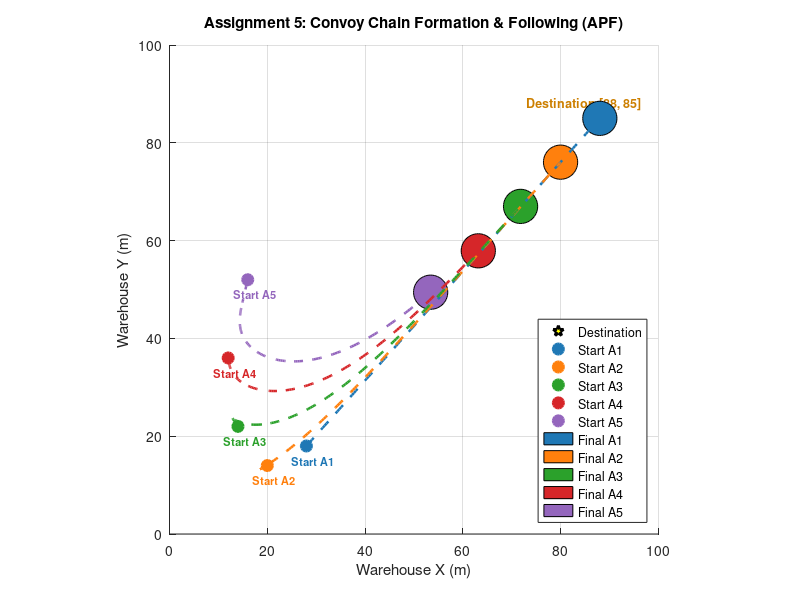

Here is the MATLAB script that generated this plot:
function assignment5_five_agent_chain
    % CS359: Artificial Intelligence for Robotics - Lab Assignment 11
    % Assignment 5: Five-Agent Chain Formation and Following
    % Real-world application: Convoy-based goods transportation
    %
    % Problem Statement: Design an APF-based multi-agent simulation in which
    % five agents form and maintain a leader–follower chain while moving toward
    % a common destination.

    clear M; close all;
    maxSimTime = 1200;
    radius = 3.5;
    d_chain = 12.0;
    d_safe = 8.0;

    figure('Name', 'Assignment 5: Five-Agent Chain Formation & Following', 'NumberTitle', 'off');
    axis([0 100 0 100]);
    axis equal;
    grid on;
    hold on;
    xlabel('Warehouse X (m)');
    ylabel('Warehouse Y (m)');
    title('Assignment 5: Convoy Chain Formation & Following (APF)');

    % Destination
    destination = [88.0, 85.0];

    % Staggered initial staging positions
    starts = [
        28.0, 18.0;  % A1 (Leader)
        20.0, 14.0;  % A2
        14.0, 22.0;  % A3
        12.0, 36.0;  % A4
        16.0, 52.0   % A5
    ];

    k_leader_att = 1.0;
    k_follow_att = 1.2;
    k_follow_rep = 80.0;
    k_avoid = 120.0;
    v_max_leader = 1.4;
    v_max_follower = 1.7;
    dt = 0.4;

    colors = [
        0.12, 0.47, 0.71;  % Blue (Leader)
        1.00, 0.50, 0.05;  % Orange
        0.17, 0.63, 0.17;  % Green
        0.84, 0.15, 0.16;  % Red
        0.58, 0.40, 0.74   % Purple
    ];

    % Draw Destination
    plot(destination(1), destination(2), 'kp', 'MarkerSize', 16, 'LineWidth', 2, 'MarkerFaceColor', 'y');
    text(destination(1)-15, destination(2)+3, 'Destination [88, 85]', 'FontSize', 9, 'FontWeight', 'bold', 'Color', [0.8 0.5 0]);

    % Draw Starts
    for i = 1:5
        plot(starts(i, 1), starts(i, 2), 'o', 'Color', colors(i, :), 'MarkerSize', 8, 'LineWidth', 1.5, 'MarkerFaceColor', colors(i, :));
        text(starts(i, 1)-3, starts(i, 2)-3, ['Start A' num2str(i)], 'FontSize', 8, 'FontWeight', 'bold', 'Color', colors(i, :));
    end

    positions = starts;
    trajectories = cell(5, 1);
    for i = 1:5
        trajectories{i} = positions(i, :);
    end

    for t = 1:maxSimTime
        new_positions = positions;

        % 1. Leader update
        diff_dest = destination - positions(1, :);
        dist_dest = norm(diff_dest);
        if dist_dest > 1.0
            if dist_dest > 12.0
                f_dest = k_leader_att * 12.0 * (diff_dest / dist_dest);
            else
                f_dest = k_leader_att * diff_dest;
            end
            fn_lead = norm(f_dest);
            speed_lead = min(v_max_leader, fn_lead);
            vel_lead = speed_lead * (f_dest / fn_lead);
            new_positions(1, :) = positions(1, :) + vel_lead * dt;
        else
            new_positions(1, :) = destination;
        end

        % 2. Followers update (A2 to A5)
        for k = 2:5
            pos_k = positions(k, :);
            pos_pred = positions(k-1, :);

            % Vector to predecessor
            diff_pred = pos_pred - pos_k;
            dist_pred = norm(diff_pred);
            if dist_pred < 1e-4
                diff_pred = [0.1, 0];
                dist_pred = 0.1;
            end
            u_pred = diff_pred / dist_pred;

            % Harmonic APF around target gap d_chain
            f_chain = k_follow_att * (dist_pred - d_chain) * u_pred;

            % Critical collision buffer
            clearance = dist_pred - 2 * radius;
            if clearance < (d_safe - 2 * radius)
                eff_clear = max(0.3, clearance);
                rep_mag = k_follow_rep * (1.0/eff_clear - 1.0/(d_safe - 2*radius)) * (1.0 / (eff_clear^2));
                f_chain = f_chain - rep_mag * u_pred;
            end

            % Avoid other non-adjacent convoy members
            f_avoid = [0, 0];
            for j = 1:5
                if j == k || j == k - 1, continue; end
                diff_j = pos_k - positions(j, :);
                d_j = norm(diff_j);
                clear_j = d_j - 2 * radius;
                if clear_j < (d_safe - 2 * radius) && d_j > 1e-4
                    eff_c = max(0.3, clear_j);
                    u_j = diff_j / d_j;
                    rep = k_avoid * (1.0/eff_c - 1.0/(d_safe - 2*radius)) * (1.0 / (eff_c^2));
                    f_avoid = f_avoid + rep * u_j;
                end
            end

            f_total = f_chain + f_avoid;
            fn_k = norm(f_total);
            if fn_k > 1e-6
                speed_k = min(v_max_follower, fn_k);
                vel_k = speed_k * (f_total / fn_k);
            else
                vel_k = [0, 0];
            end
            new_positions(k, :) = positions(k, :) + vel_k * dt;
        end

        positions = new_positions;
        for i = 1:5
            trajectories{i} = [trajectories{i}; positions(i, :)];
        end

        % Visualization handles
        handles = zeros(5, 1);
        for i = 1:5
            handles(i) = rectangle('Position', [positions(i, 1)-radius, positions(i, 2)-radius, 2*radius, 2*radius], ...
                                   'Curvature', [1 1], 'FaceColor', colors(i, :), 'EdgeColor', 'k');
        end
        drawnow;

        % Check stop condition
        if norm(destination - positions(1, :)) <= 1.0
            gaps = zeros(4, 1);
            for k = 1:4
                gaps(k) = norm(positions(k, :) - positions(k+1, :));
            end
            if all(abs(gaps - d_chain) < 1.0)
                fprintf('[Assignment 5] Convoy stabilized at step %d!\n', t);
                break;
            end
        end

        for i = 1:5
            delete(handles(i));
        end
    end

    % Path traces
    for i = 1:5
        plot(trajectories{i}(:, 1), trajectories{i}(:, 2), '--', 'Color', colors(i, :), 'LineWidth', 1.8);
    end
    legend('Destination', 'Start A1', 'Start A2', 'Start A3', 'Start A4', 'Start A5', ...
           'Final A1', 'Final A2', 'Final A3', 'Final A4', 'Final A5', 'Location', 'southeast');
    hold off;
end
